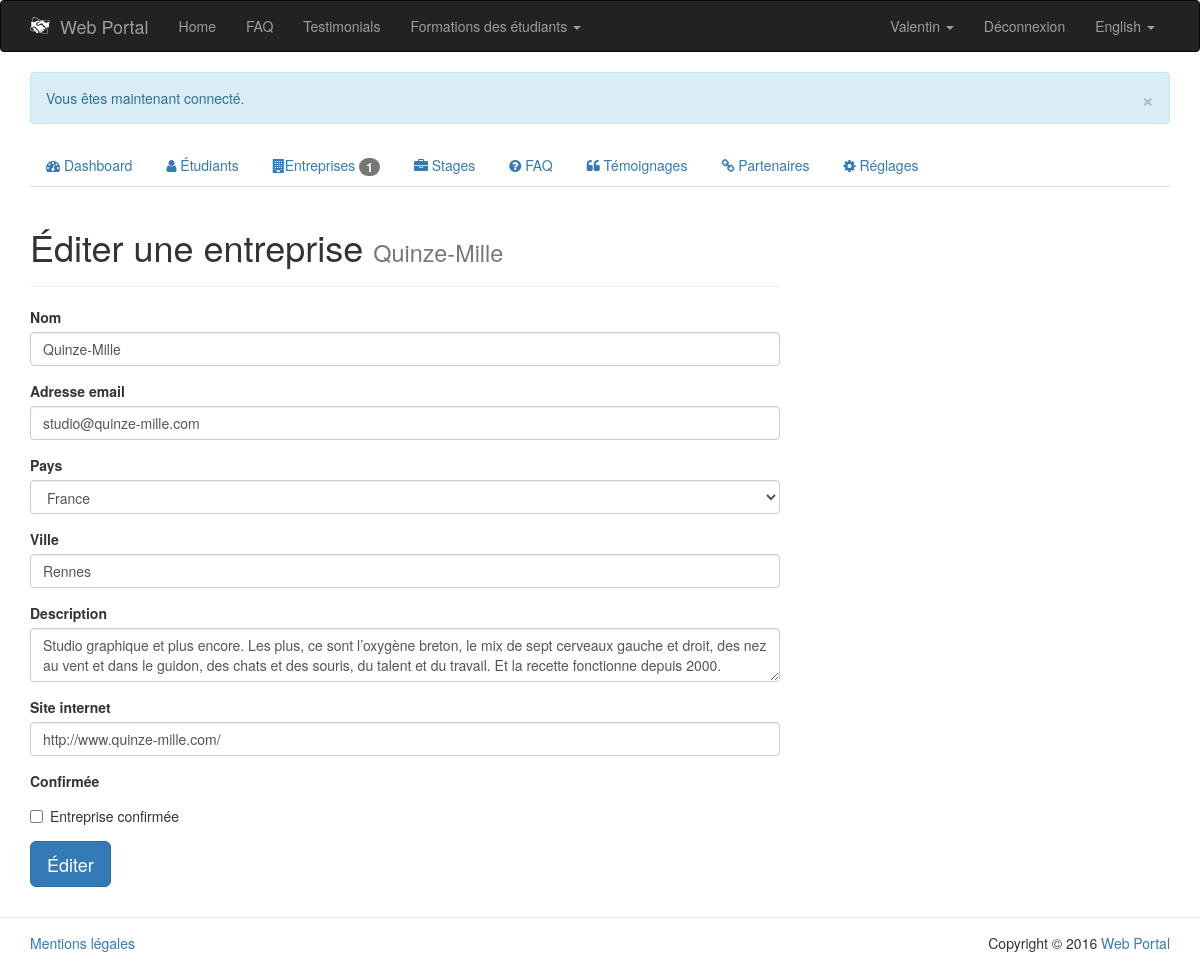
/PHP/public/index.php?page=admin/company-edit&id=3 (signed in), run on an earlier commit of the app's database.
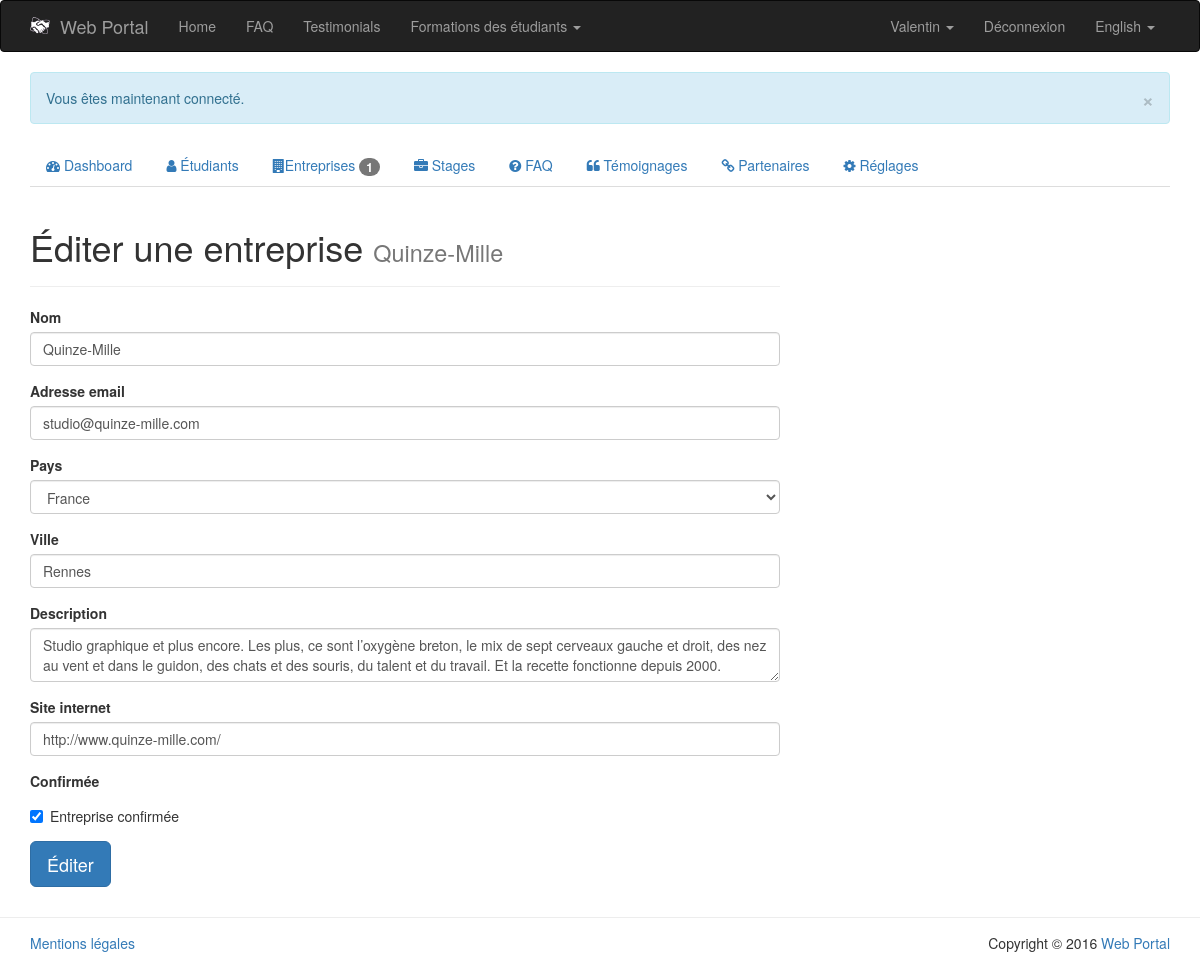
And on a later commit of the database.
### tables this page shows
CREATE TABLE IF NOT EXISTS `company` (
  `id` int(11) NOT NULL AUTO_INCREMENT,
  `name` varchar(64) NOT NULL,
  `email` varchar(128) NOT NULL,
  `password` varchar(64) NOT NULL,
  `country` enum('France','Irlande') NOT NULL,
  `city` varchar(64) NOT NULL,
  `logo` varchar(128) NOT NULL,
  `description` text NOT NULL,
  `website` varchar(64) NOT NULL,
  `activated` tinyint(1) NOT NULL,
  `register_date` date NOT NULL,
  PRIMARY KEY (`id`)
);

### PHP/app/model/Student.class.php (called while the page is built, shortened)
<?php
	class Student {
		public function __get($nom){
			return $this->$nom;
		}
		public static function getStudentById($id) {
			$db = PDOConnexion::getInstance();
			$sql = 'SELECT * FROM student WHERE id = :id';
			$sth = $db->prepare($sql);
			$sth->setFetchMode(PDO::FETCH_CLASS|PDO::FETCH_PROPS_LATE, 'Student');
			$sth->execute(array(
				':id' => $id
			));
			return $sth->fetch();
		}
	}
?>

### PHP/app/model/Company.class.php (called while the page is built, shortened)
<?php
	class Company {
		public function __get($nom){
			return $this->$nom;
		}
		public static function getCompanyById($id) {
			$db = PDOConnexion::getInstance();
			$sql = 'SELECT * FROM company WHERE id = :id';
			$sth = $db->prepare($sql);
			$sth->setFetchMode(PDO::FETCH_CLASS|PDO::FETCH_PROPS_LATE, 'Company');
			$sth->execute(array(
				':id' => $id
			));
			return $sth->fetch();
		}
	}
?>

### PHP/app/view/admin/company-edit.php (the view, shortened to what this page needs)
<?php
	if (isset($_GET['id']) && !empty($_GET['id']) && App::isAdmin()) {
		$id = htmlentities($_GET['id']);
		$company = Company::getCompanyById($id);
		if ($company) :
?>
				<div class="col-md-8">
					<div class="page-header">
						<h1>
							Éditer une entreprise
							<small><?php echo $company->name; ?></small>
						</h1>
					</div>
					<form action="index.php?page=admin/company-edit&amp;id=<?php echo $id; ?>" method="POST">
						<div class="form-group">
							<label for="company-last-name">Nom</label>
							<input type="text" class="form-control" id="company-name" required="required" value="<?php echo $company->name; ?>" name="name" placeholder="Nom de l'entreprise">
						</div>
						<div class="form-group">
							<label for="company-email">Adresse email</label>
							<input type="text" class="form-control" id="company-email" required="required" value="<?php echo $company->email; ?>" name="email" placeholder="Adresse email de l'entreprise">
						</div>
						<div class="form-group">
							<label for="company-country">Pays</label>
							<select name="country" id="company-country" required="required" class="form-control">
								<option value="France"<?php if ($company->country == 'France') {echo ' selected';} ?>>France</option>
							</select>
						</div>
						<div class="form-group">
							<label for="company-portfolio">Ville</label>
							<input type="text" class="form-control" id="company-city" required="required" value="<?php echo $company->city; ?>" name="city" placeholder="Ville où est localisée l'entreprise">
						</div>
						<div class="form-group">
							<label for="company-portfolio">Description</label>
							<textarea class="form-control" id="company-description" name="description" placeholder="Description de l'entreprise"><?php echo $company->description; ?></textarea>
						</div>
						<div class="form-group">
							<label for="company-portfolio">Site internet</label>
							<input type="text" class="form-control" id="company-website" value="<?php echo $company->website; ?>" name="website" placeholder="Adresse du site internet de l'entreprise">
						</div>
						<div class="form-group">
							<label for="company-activated">Confirmée</label>
							<div class="checkbox">
								<label><input type="checkbox" name="activated"<?php if ($company->activated) {echo ' checked';} ?>> Entreprise confirmée</label>
							</div>
						</div>
						<button type="submit" class="btn btn-lg btn-primary" name="edit">Éditer</button>
					</form>
				</div>
<?php
		else:
			App::redirect('index.php?page=admin/companies-list');
		endif;
	}
	else {
		App::redirect('index.php?page=admin/companies-list');
	}
?>

What changed in the data, as far as the page shows it:
changed company "Quinze-Mille": activated "☐" → "☑"
